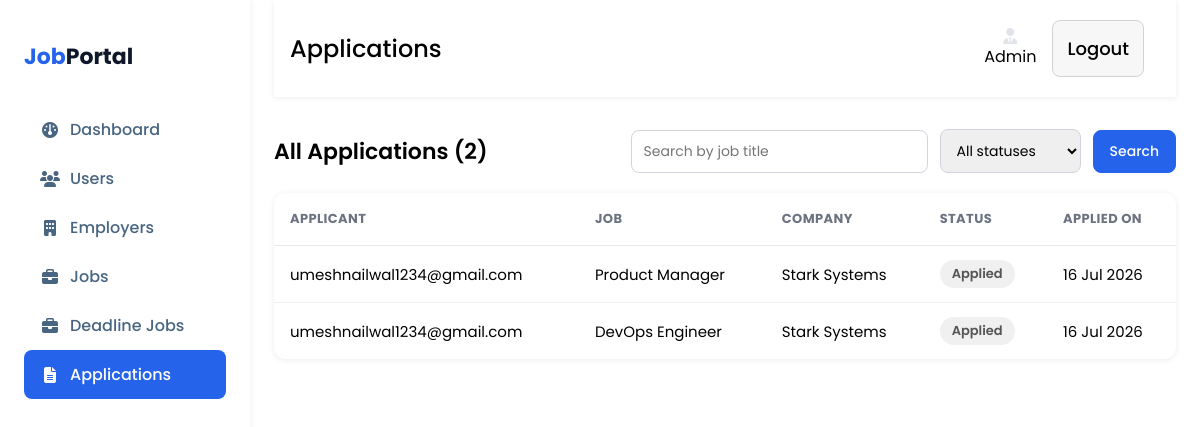
The app's page /admin/applications (signed in), older data.
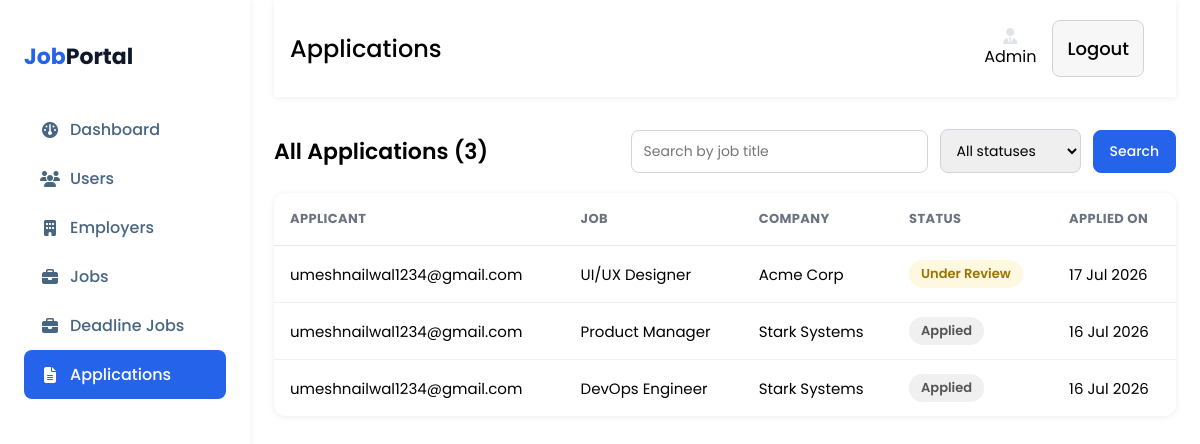
The same page, newer data.
### models/Application.py (models this page shows)
class Application(db.Model):
    __tablename__="application"
    id = db.Column(db.Integer, primary_key=True)
    job_id = db.Column(db.Integer, db.ForeignKey("job.id"))
    user_id = db.Column(db.Integer, db.ForeignKey("user.id"))
    resume = db.Column(db.String(255))
    status = db.Column(db.String(30), default="Applied")
    applied_at = db.Column(db.DateTime, default=datetime.now)
    user = db.relationship(
        "User",
        back_populates="applications"
    )
    job = db.relationship(
        "Job",
        back_populates="applications"
    )

### models/User.py (models this page shows)
class User(db.Model):
    __tablename__="user"
    id = db.Column(db.Integer, primary_key=True)
    email = db.Column(db.String(120), unique=True, nullable=False)
    password = db.Column(db.String(255), nullable=False)
    role = db.Column(db.String(20), nullable=False)  # job_seeker, employer, admin
    is_active = db.Column(db.Boolean, default=True)
    created_at = db.Column(db.DateTime, default=datetime.now)
    employer_profile = db.relationship(
        "EmployerProfile",
        back_populates="user",
        uselist=False,
        cascade="all, delete-orphan"
    )
    jobseeker_profile= db.relationship(
    "JobSeekerProfile",
    back_populates="user",
    uselist=False,
    cascade="all, delete-orphan"
    )
    applications = db.relationship(
        "Application",
        back_populates="user",
        cascade="all, delete-orphan"
    )
    bookmarks = db.relationship(
        "Bookmark",
        back_populates="user",
        cascade="all, delete-orphan"
    )

### models/Job.py (models this page shows, shortened)
class Job(db.Model):
    __tablename__="job"
    id = db.Column(db.Integer, primary_key=True)
    employer_id = db.Column(
        db.Integer,
        db.ForeignKey("employer_profile.id")
    )
    title = db.Column(db.String(150))
    company = db.Column(db.String(150))
    location = db.Column(db.String(100))
    employment_type = db.Column(db.String(30))
    salary_min = db.Column(db.Integer)
    salary_max = db.Column(db.Integer)
    description = db.Column(db.Text)
    vacancies = db.Column(db.Integer)
    deadline = db.Column(db.Date)
    is_active = db.Column(db.Boolean, default=True)
    created_at = db.Column(db.DateTime, default=datetime.utcnow)
    is_archived = db.Column(db.Boolean, default=False)
    is_approved = db.Column(db.Boolean, default=True)
    is_filled = db.Column(db.Boolean,default=False)       # Position filled
    employer = db.relationship(
        "EmployerProfile",
        back_populates="job"
    )
    applications = db.relationship(
        "Application",
        back_populates="job",
        cascade="all, delete-orphan"
    )
    bookmarks = db.relationship(
        "Bookmark",
        back_populates="job",
        cascade="all, delete-orphan"
    )

### Admin_routes/routes.py (the view)
@admin_bp.route("/applications",methods=["GET"])
@admin_required
def manage_applications():
    keyword = request.args.get("q","").strip()
    status = request.args.get("status","").strip()
    query = Application.query.join(Job)
    if keyword:
        query = query.filter(Job.title.ilike(f"%{keyword}%"))
    if status:
        query = query.filter(Application.status==status)
    applications = query.order_by(Application.applied_at.desc()).all()
    return render_template("admin/admin_applications.html", applications=applications, filters={"q":keyword,"status":status})

### Auth/routes.py (called while the page is built)
def admin_required(f):
    @wraps(f)
    def wrapper(*args, **kwargs):
        if "user_id" not in session:
             flash("Login required")
             return redirect(url_for("auth.login"))
        if session.get("role") != "admin":
            flash("Access denied for this route")
            abort(403)
        return f(*args, **kwargs)
    return wrapper

### app.py (called while the page is built)
@app.template_filter('format_date')
def format_date(value, format="%d %b"):
    if value is None:
        return ""
    return value.strftime(format)

### templates/admin/admin_applications.html (shortened to what this page needs)
<!DOCTYPE html>
<html>
<head>
  <link rel="stylesheet" href="{{ url_for('static', filename='admin_styles.css') }}">
</head>
<body>
  {% include "admin/_sidebar.html" %}
  <main class="main-content">
    {% with heading="Applications" %}{% include "admin/_header.html" %}{% endwith %}
    <section class="page-section">
      <div class="page-section-header">
        <h2>All Applications ({{ applications|length }})</h2>
        <form class="filter-bar" action="{{ url_for('admin.manage_applications') }}" method="GET">
          <input type="text" name="q" value="{{ filters.q }}" placeholder="Search by job title">
          <select name="status">
            <option value="" {% if not filters.status %}selected{% endif %}>All statuses</option>
          </select>
          <button type="submit" class="btn btn-primary-admin">Search</button>
        </form>
      </div>
      <div class="table-card">
        <table class="admin-table">
          <thead>
            <tr>
              <th>Applicant</th>
              <th>Job</th>
              <th>Company</th>
              <th>Status</th>
              <th>Applied On</th>
            </tr>
          </thead>
          <tbody>
            {% for a in applications %}
            <tr>
              <td>{{ a.user.email if a.user else "-" }}</td>
              <td>{{ a.job.title if a.job else "-" }}</td>
              <td>{{ a.job.company if a.job else "-" }}</td>
              <td>
                {% if a.status=="Shortlisted" %}<span class="badge badge-blue">{{ a.status }}</span>
                {% elif a.status=="Rejected" %}<span class="badge badge-red">{{ a.status }}</span>
                {% elif a.status=="Under Review" %}<span class="badge badge-yellow">{{ a.status }}</span>
                {% else %}<span class="badge badge-grey">{{ a.status }}</span>{% endif %}
              </td>
              <td>{{ a.applied_at | format_date("%d %b %Y") }}</td>
            </tr>
            {% else %}
            <tr class="empty-row"><td colspan="5">No applications found</td></tr>
            {% endfor %}
          </tbody>
        </table>
      </div>
    </section>
  </main>
</body>
</html>

Row changes from the older to the newer data that the page shows:
added Application: user "umeshnailwal1234@gmail.com", job "UI/UX Designer", job "Acme Corp", status "Under Review", applied_at "17 Jul 2026"
Text that changed along with them:
{{ applications|length }}: "2" → "3"
